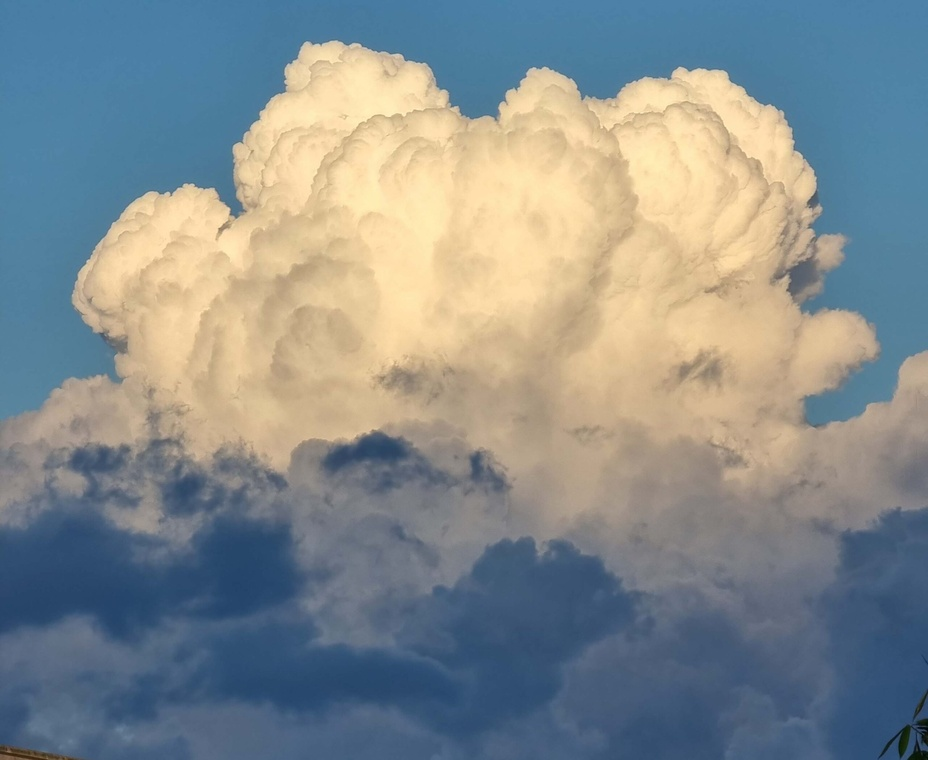
#> input picture dataset/Cumulonimbus.jpg, 928 x 760 px, shrunk from 2560 x 2096 before the run; its folder holds only this picture in this run
$ python test-image.py
#> lines starting #> are read from the running program, lines starting #| are printed output that depends on the picture; after the words box and inside, x2 and y2 are one past the last pixel; in counts of white or black regions, pixels touching at a corner belong together
import cv2 as cv
import numpy as np
from matplotlib import pyplot as plt
import os

folder = 'dataset'
files = os.listdir(folder)

for filenames in files:
    path = os.path.join(folder, filenames)
    image = cv.imread(path)
#> image is the input picture: shape (760, 928, 3); mean B, G, R 141.3, 140.5, 133.3
    if image is None:
        continue
    gray_image = cv.cvtColor(image, cv.COLOR_BGR2GRAY)
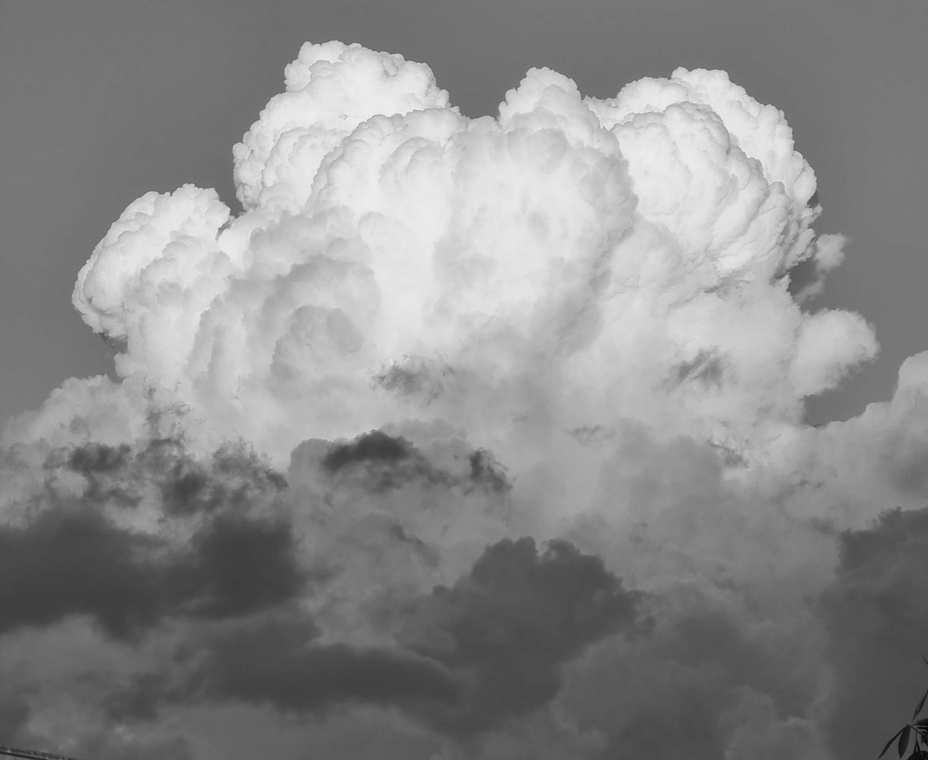
#> gray_image: shape (760, 928); min 5, max 241, mean 138.5

    otsu_threshold, otsu_thresholded = cv.threshold(gray_image, 0, 255, cv.THRESH_BINARY + cv.THRESH_OTSU)
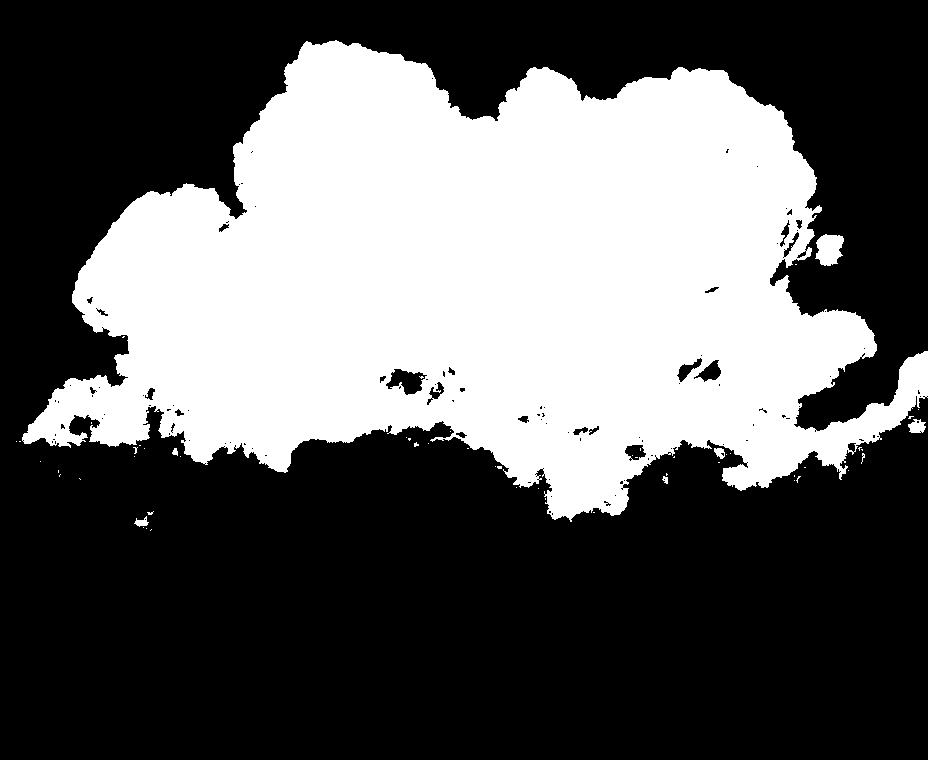
#> otsu_thresholded: shape (760, 928); 36.9% white; 56 white regions (49 under 20 px), largest, box (x1, y1, x2, y2) and area: (22, 40, 928, 522) 258689, (815, 234, 844, 266) 682, (908, 419, 926, 433) 178
#> otsu_threshold = 150
    print(f"Otsu threshold value: {otsu_threshold}")
#| Otsu threshold value: 150.0

    kernel = np.ones((5, 5), np.uint8)
    cleaned = cv.morphologyEx(otsu_thresholded, cv.MORPH_OPEN, kernel)
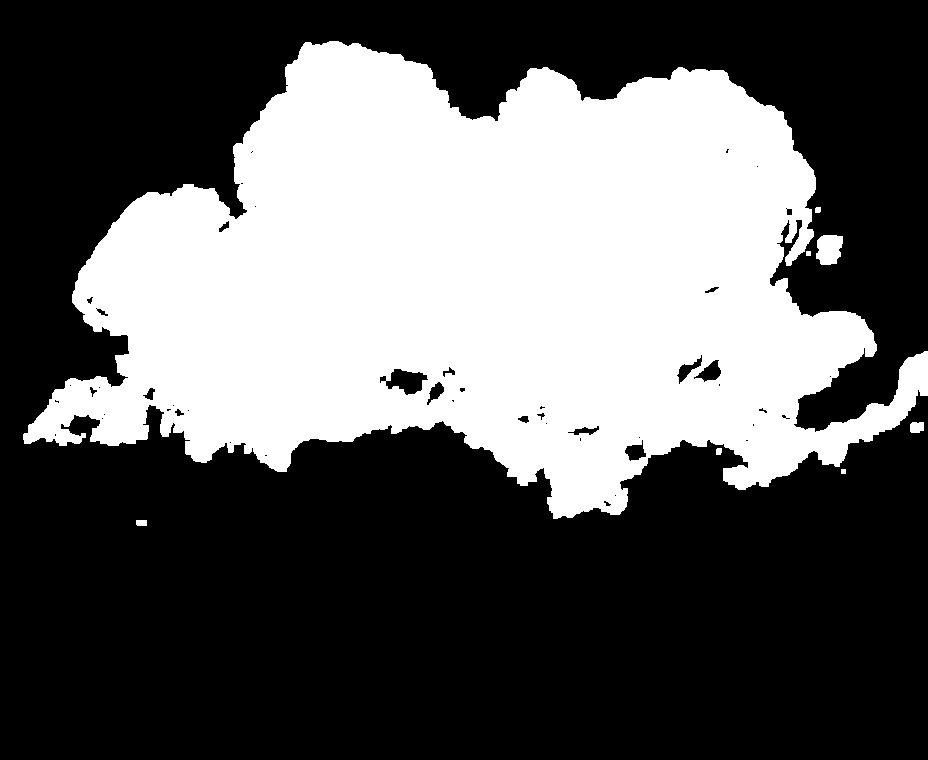
#> cleaned: shape (760, 928); 36.6% white; 8 white regions, largest, box (x1, y1, x2, y2) and area: (23, 41, 928, 519) 256871, (816, 235, 843, 265) 660, (910, 422, 924, 433) 140
    cleaned = cv.morphologyEx(cleaned, cv.MORPH_CLOSE, kernel)
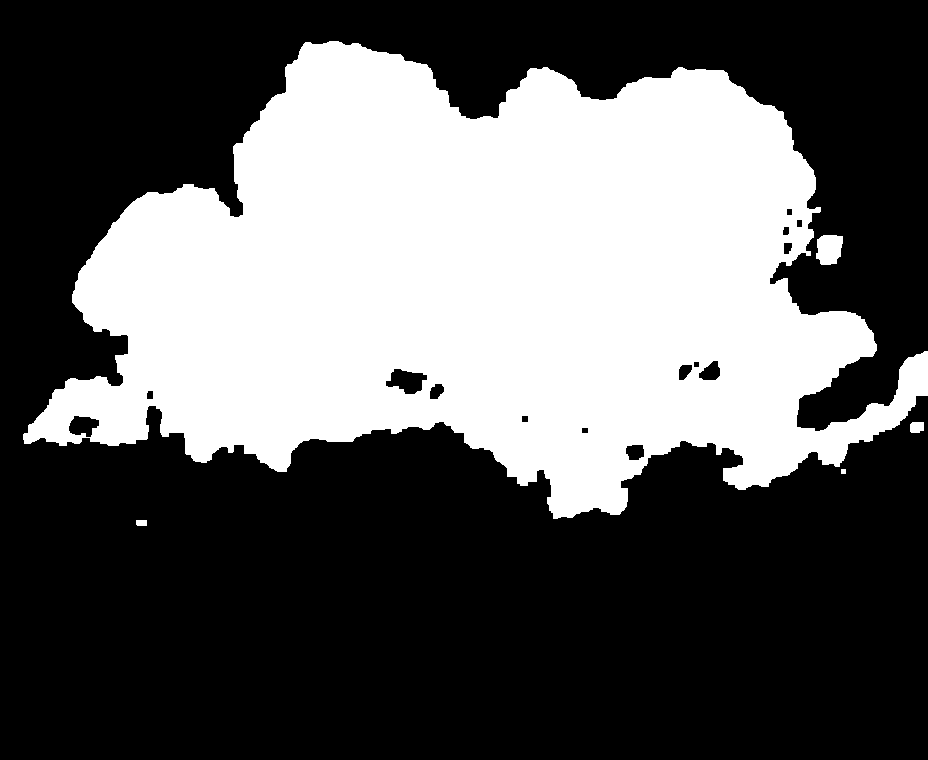
#> cleaned: shape (760, 928); 36.8% white; 5 white regions, box (x1, y1, x2, y2) and area: (23, 41, 928, 519) 258305, (816, 235, 843, 265) 669, (910, 422, 924, 433) 142, (136, 520, 147, 526) 65, (841, 469, 846, 474) 25

    cloud_cover = np.sum(cleaned == 255) / cleaned.size
#> cloud_cover = 0.368

    if cloud_cover > 0.8 and cloud_cover < 0.9:
        status = "Cloudy"
    elif cloud_cover >= 0.9 and cloud_cover <= 0.5:
        status = "FAIL"
    else:
        status = "VALID"

    plt.subplot(1, 2, 1)
    plt.imshow(gray_image, cmap='gray')
    plt.title('Original')

    plt.subplot(1, 2, 2)
    plt.imshow(cleaned, cmap='gray')
    plt.title("Morphologically Cleaned")

    plt.show()

    print(f"{filenames} — Otsu T: {otsu_threshold}  Cloud cover: {cloud_cover:.1%} {status}")
#| Cumulonimbus.jpg — Otsu T: 150.0  Cloud cover: 36.8% VALID

# To find sum of all pixels in the intersection between images, you can use intersection.sum() which gives you the total remaining pixels you are looking for
# intersection.sum() does not count matrix element with 0 value, so it will give you only 255 as we are using the gray-scale image converted to black-white

# If we have ground truth, we can compute IoU to see if the image is accurately segmented.
# If no ground truth, just look at it by eyes

$ run again, on dataset/stratus1.jpg
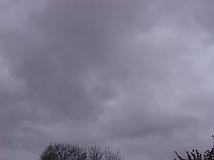
#> input picture dataset/stratus1.jpg, 214 x 160 px
#> image is the input picture: shape (160, 214, 3); mean B, G, R 146.6, 127.5, 130.4
#> `otsu_threshold, otsu_thresholded = cv.threshold(gray_image, 0, 255, cv..`:
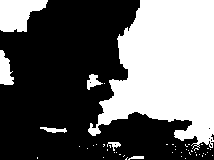
#> otsu_thresholded: shape (160, 214); 40.3% white; 48 white regions (41 under 20 px), largest, box (x1, y1, x2, y2) and area: (88, 0, 214, 149) 11983, (0, 0, 48, 32) 1077, (0, 50, 14, 85) 329
#> otsu_threshold = 133
#| Otsu threshold value: 133.0
#> cloud_cover = 0.389
#> `plt.show()`:
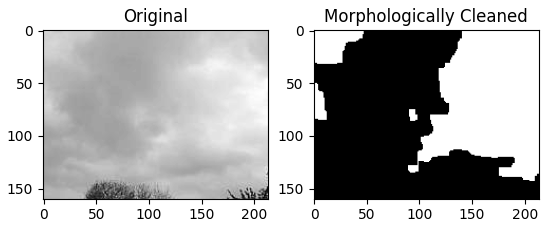
#> figure drawn by matplotlib, 2 panels
#| stratus1.jpg — Otsu T: 133.0  Cloud cover: 38.9% VALID
